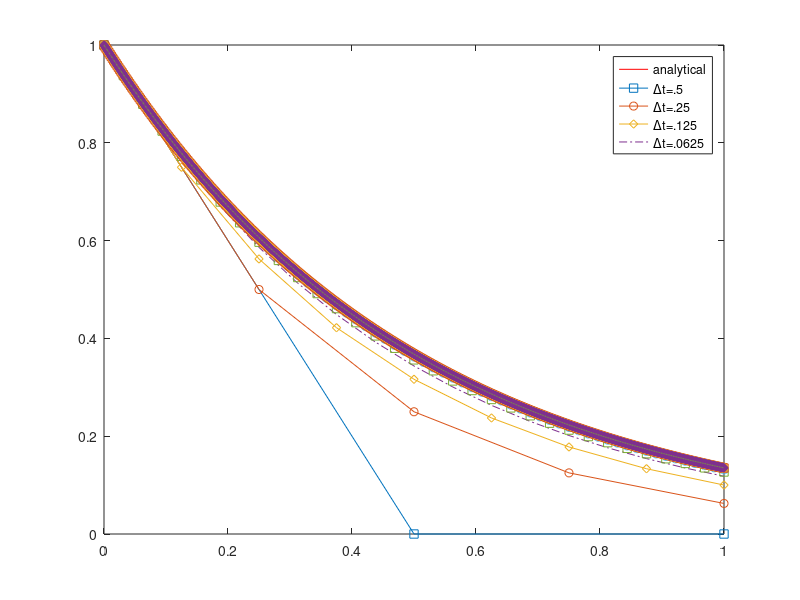

Source code (MATLAB):
% numerics demonstration (for decay equation)                   
%
%   $Ekkehard Holzbecher  $Date: 2011/04/10 $
%--------------------------------------------------------------------------
clear all;
Tmax = 1;
lambda = 2;
c0 = 1;

% plot analytical solution
marker='sod.sod.sod.';
plot (Tmax*[0:.01:1],c0*exp(-lambda*(Tmax*[0:.01:1])),'-r');
hold on

% compute and plot numerical solutions
deltat = .5*Tmax;
for i = 1:12
    f = 1-lambda*deltat;
    c(1) = c0;
    for j = 2:2^i+1
        c(j)=c(j-1)*f;
    end
    plot (linspace(0,Tmax,2^i+1),c,['-' marker(i)]);
    deltat=deltat/2;
    cend(i) = c(end);
end
legend ('analytical',['\Delta' 't=.5'],['\Delta' 't=.25'],['\Delta' 't=.125'],['\Delta' 't=.0625']) 
cend
    
